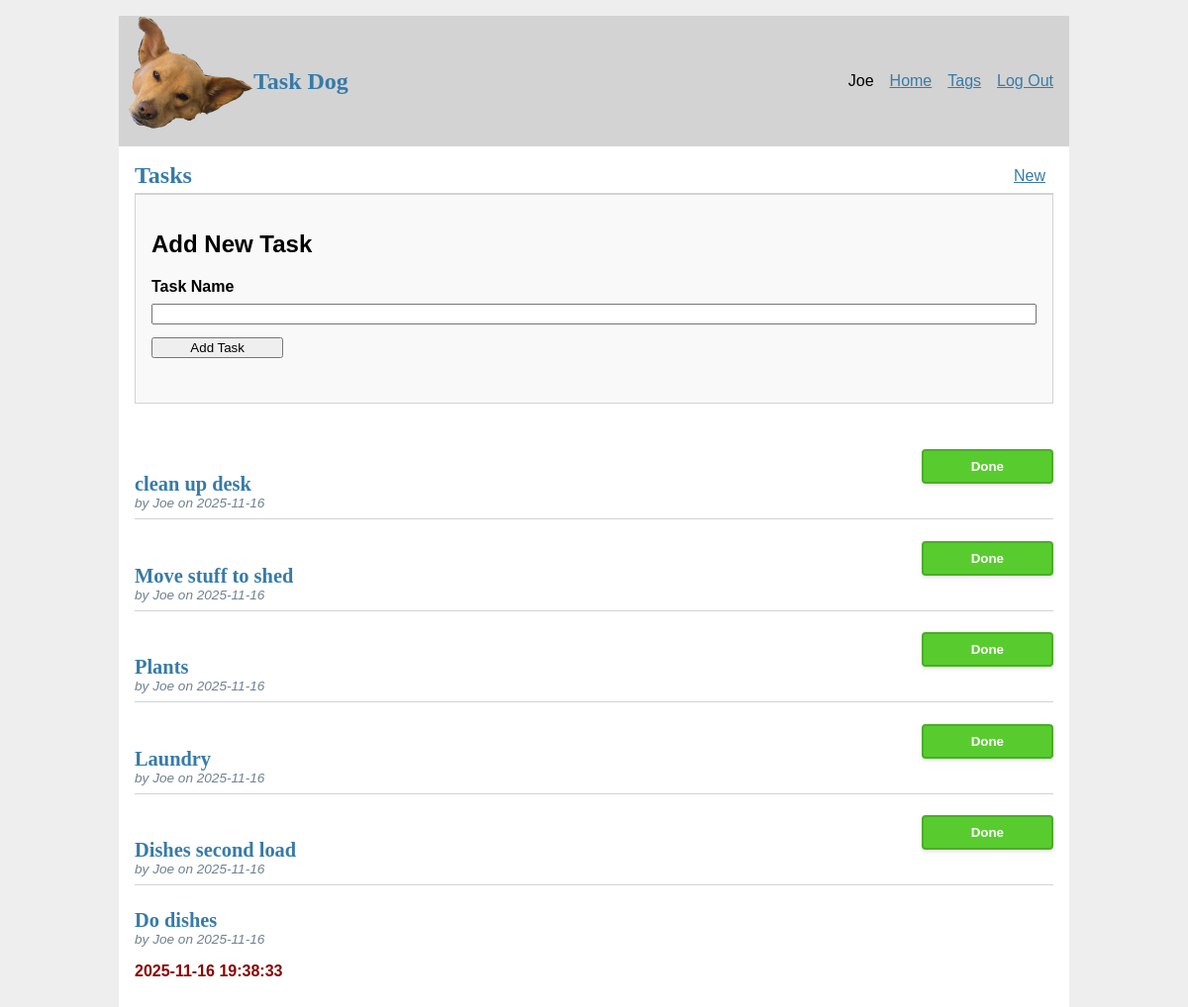
Screenshot of / (signed in) with the database file from the repository.
### tables this page shows
CREATE TABLE user (
    id INTEGER PRIMARY KEY AUTOINCREMENT,
    username TEXT UNIQUE NOT NULL,
    password TEXT NOT NULL
);

CREATE TABLE task (
    id INTEGER PRIMARY KEY AUTOINCREMENT,
    author_id INTEGER NOT NULL,
    task_name TEXT NOT NULL,
    create_time TIMESTAMP NOT NULL DEFAULT CURRENT_TIMESTAMP,
    delete_time TIMESTAMP DEFAULT NULL,
    FOREIGN KEY (author_id) REFERENCES user (id)
);

### taskr/task_list.py (the view)
@bp.route('/')
def index():
    db = get_db()
    tasks = db.execute(
        'SELECT t.id, author_id, task_name, create_time, delete_time, u.username'
        ' FROM task t JOIN user u ON t.author_id = u.id'
        ' ORDER BY delete_time DESC NULLS FIRST, create_time DESC'
    ).fetchall()
    return render_template('task_list/index.html', tasks=tasks)

### taskr/auth.py (called while the page is built)
@bp.before_app_request
def load_logged_in_user():
    user_id = session.get('user_id')
    if user_id is None:
        g.user = None
    else:
        g.user = get_db().execute(
            'SELECT * FROM user WHERE id = ?', (user_id,)
        ).fetchone()

### taskr/db.py (called while the page is built)
def get_db():
    if 'db' not in g:
        g.db = sqlite3.connect(
            current_app.config['DATABASE'],
            detect_types=sqlite3.PARSE_DECLTYPES,
        )
        g.db.row_factory = sqlite3.Row
    return g.db

### taskr/templates/task_list/index.html
{% extends 'base.html' %}
{% block header %}
  <h1>{% block title %}Tasks{% endblock %}</h1>
  {% if g.user %}
    <a class="action" href="{{ url_for('task_list.create') }}">New</a>
  {% endif %}
{% endblock %}
{% block content %}
  {% if g.user %}
    <div class="create_form">
      <h2>Add New Task</h2>
      <form method="POST" action="{{ url_for('task_list.create') }}">
          <label for="task_name">Task Name</label>
          <input name="task_name" id="task_name" value="{{ request.form['task_name'] }}" required>
          <input type="submit" value="Add Task">
      </form>
    </div>
  {% else %}
    <p><a href="{{ url_for('auth.login') }}">Log in</a> to manage your tasks.</p>
    <p><a href="{{ url_for('auth.register') }}">Register</a> if you don't have an account yet.</p>
  {% endif %}
  {%  if tasks %}
    {% for task in tasks %}
      <article class="task">
        <header>
          <div>
            <h1>{{ task['task_name'] }}</h1>
            <div class="about">by {{ task['username'] }} on {{ task['create_time'].strftime('%Y-%m-%d') }}</div>
          </div>
          {% if g.user['id'] == task['author_id'] and task['delete_time'] == None %}
            <form action="{{ url_for('task_list.delete', id=task['id']) }}" method="post">
              <input class="task_complete" type="submit" value="Done">
            </form>
          {% endif %}
        </header>
        {% if task['delete_time'] %}
          <p class="delete_time">{{ task['delete_time'] }}</p>
        {% endif %}
      </article>
      {% if not loop.last %}
        <hr>
      {% endif %}
    {% endfor %}
  {% endif %}
{% endblock %}

### taskr/templates/base.html (shortened to what this page needs)
<!DOCTYPE html>
<link rel="stylesheet" href="{{url_for('static', filename='style.css')}}">
<nav>
  <a href="{{ url_for('index') }}">
    <img src="{{ url_for('static', filename='favicon2.ico') }}" alt=" Dog Logo">
  </a>
  <h1>Task Dog</h1>
  <ul>
    {% if g.user %}
      <li><span>{{ g.user['username'] }}</span>
      <li><a href="{{ url_for('task_list.index') }}">Home</a>
      <li><a href="{{ url_for('tag.index') }}">Tags</a>
      <li><a href="{{ url_for('auth.logout') }}">Log Out</a>
    {% else %}
      <li><a href="{{ url_for('task_list.index') }}">Home</a>
      <li><a href="{{ url_for('auth.register') }}">Register</a>
      <li><a href="{{ url_for('auth.login') }}">Log In</a>
    {% endif %}
  </ul>
</nav>
<section class="content">
    <header>
        {% block header %}{% endblock %}
    </header>
    {% block content %}{% endblock %}
</section>

### taskr/static/style.css (style rules this page uses)
h1 { font-family: serif; color: #377ba8; margin: 1rem 0; }
a { color: #377ba8; }
hr { border: none; border-top: 1px solid lightgray; }
nav { background: lightgray; display: flex; align-items: center; padding: 0 0.5rem; }
nav h1 { flex: auto; margin: 0; }
nav ul { display: flex; list-style: none; margin: 0; padding: 0; }
nav ul li a, nav ul li span, header .action { display: block; padding: 0.5rem; }
.content { padding: 0 1rem 1rem; }
.content > header { border-bottom: 1px solid lightgray; display: flex; align-items: flex-end; }
.content > header h1 { flex: auto; margin: 1rem 0 0.25rem 0; }
.task > header { display: flex; align-items: flex-end; font-size: 0.85em; }
.task > header > div:first-of-type { flex: auto; }
.task > header h1 { font-size: 1.5em; margin-bottom: 0; }
.task .about { color: slategray; font-style: italic; }
.task .delete_time { color: darkred; font-weight: bold; }
.content:last-child { margin-bottom: 0; }
.content form { margin: 1em 0; display: flex; flex-direction: column; }
.content label { font-weight: bold; margin-bottom: 0.5em; }
.content input, .content textarea { margin-bottom: 1em; }
input[type=submit] { align-self: start; min-width: 10em; }
.create_form { border: 1px solid lightgray; padding: 1rem; margin-bottom: 2rem; background: #f9f9f9; }
input.task_complete { color: white; background-color: #58cc2e; border: 2px solid #4aae26; border-radius: 4px; padding: 0.5rem 1rem; font-weight: bold; cursor: pointer; box-shadow: 0 2px 4px rgba(0, 0, 0, 0.1); }

### rows the page displays
user: user.username "Joe"
task: task_name "clean up desk", username "Joe", create_time "2025-11-16"
task: task_name "Move stuff to shed", username "Joe", create_time "2025-11-16"
task: task_name "Plants", username "Joe", create_time "2025-11-16"
task: task_name "Laundry", username "Joe", create_time "2025-11-16"
task: task_name "Dishes second load", username "Joe", create_time "2025-11-16"
task: task_name "Do dishes", username "Joe", create_time "2025-11-16", delete_time "2025-11-16 19:38:33"
